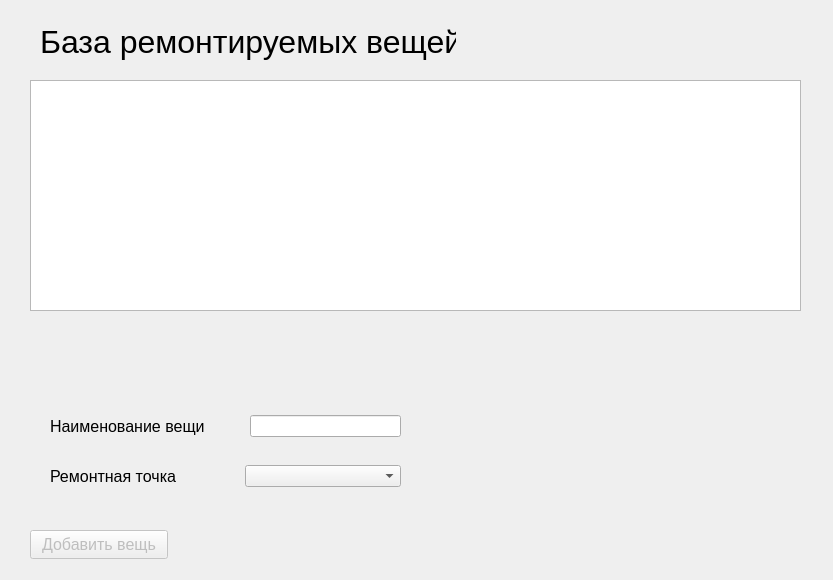
<?xml version="1.0" encoding="UTF-8"?>
<ui version="4.0">
 <class>ThingsMenu</class>
 <widget class="QWidget" name="ThingsMenu">
  <property name="geometry">
   <rect>
    <x>0</x>
    <y>0</y>
    <width>833</width>
    <height>580</height>
   </rect>
  </property>
  <property name="minimumSize">
   <size>
    <width>833</width>
    <height>580</height>
   </size>
  </property>
  <property name="maximumSize">
   <size>
    <width>833</width>
    <height>580</height>
   </size>
  </property>
  <property name="windowTitle">
   <string>Управление Вещами</string>
  </property>
  <property name="windowIcon">
   <iconset theme="QIcon::ThemeIcon::Computer"/>
  </property>
  <widget class="QWidget" name="layoutWidget">
   <property name="geometry">
    <rect>
     <x>50</x>
     <y>410</y>
     <width>351</width>
     <height>33</height>
    </rect>
   </property>
   <layout class="QHBoxLayout" name="ThingNameLayout">
    <property name="spacing">
     <number>45</number>
    </property>
    <item>
     <widget class="QLabel" name="ThingNameLabel">
      <property name="font">
       <font>
        <pointsize>12</pointsize>
       </font>
      </property>
      <property name="text">
       <string>Наименование вещи</string>
      </property>
     </widget>
    </item>
    <item>
     <widget class="QLineEdit" name="ThingNameEdit">
      <property name="maxLength">
       <number>30</number>
      </property>
     </widget>
    </item>
   </layout>
  </widget>
  <widget class="QLabel" name="MainTitle">
   <property name="geometry">
    <rect>
     <x>40</x>
     <y>20</y>
     <width>416</width>
     <height>43</height>
    </rect>
   </property>
   <property name="font">
    <font>
     <pointsize>24</pointsize>
    </font>
   </property>
   <property name="toolTipDuration">
    <number>1</number>
   </property>
   <property name="text">
    <string>База ремонтируемых вещей</string>
   </property>
  </widget>
  <widget class="QPushButton" name="AddThing">
   <property name="enabled">
    <bool>false</bool>
   </property>
   <property name="geometry">
    <rect>
     <x>30</x>
     <y>530</y>
     <width>138</width>
     <height>29</height>
    </rect>
   </property>
   <property name="font">
    <font>
     <pointsize>12</pointsize>
    </font>
   </property>
   <property name="text">
    <string>Добавить вещь</string>
   </property>
  </widget>
  <widget class="QTableView" name="ThingsTable">
   <property name="geometry">
    <rect>
     <x>30</x>
     <y>80</y>
     <width>771</width>
     <height>231</height>
    </rect>
   </property>
   <property name="sizePolicy">
    <sizepolicy hsizetype="Fixed" vsizetype="Fixed">
     <horstretch>0</horstretch>
     <verstretch>0</verstretch>
    </sizepolicy>
   </property>
  </widget>
  <widget class="QWidget" name="layoutWidget_2">
   <property name="geometry">
    <rect>
     <x>50</x>
     <y>460</y>
     <width>351</width>
     <height>33</height>
    </rect>
   </property>
   <layout class="QHBoxLayout" name="PlaceLayout">
    <property name="spacing">
     <number>50</number>
    </property>
    <item>
     <widget class="QLabel" name="PlaceLabel">
      <property name="maximumSize">
       <size>
        <width>145</width>
        <height>16777215</height>
       </size>
      </property>
      <property name="font">
       <font>
        <pointsize>12</pointsize>
       </font>
      </property>
      <property name="text">
       <string>Ремонтная точка</string>
      </property>
     </widget>
    </item>
    <item>
     <widget class="QComboBox" name="PlaceComboBox"/>
    </item>
   </layout>
  </widget>
 </widget>
 <resources/>
 <connections/>
</ui>
